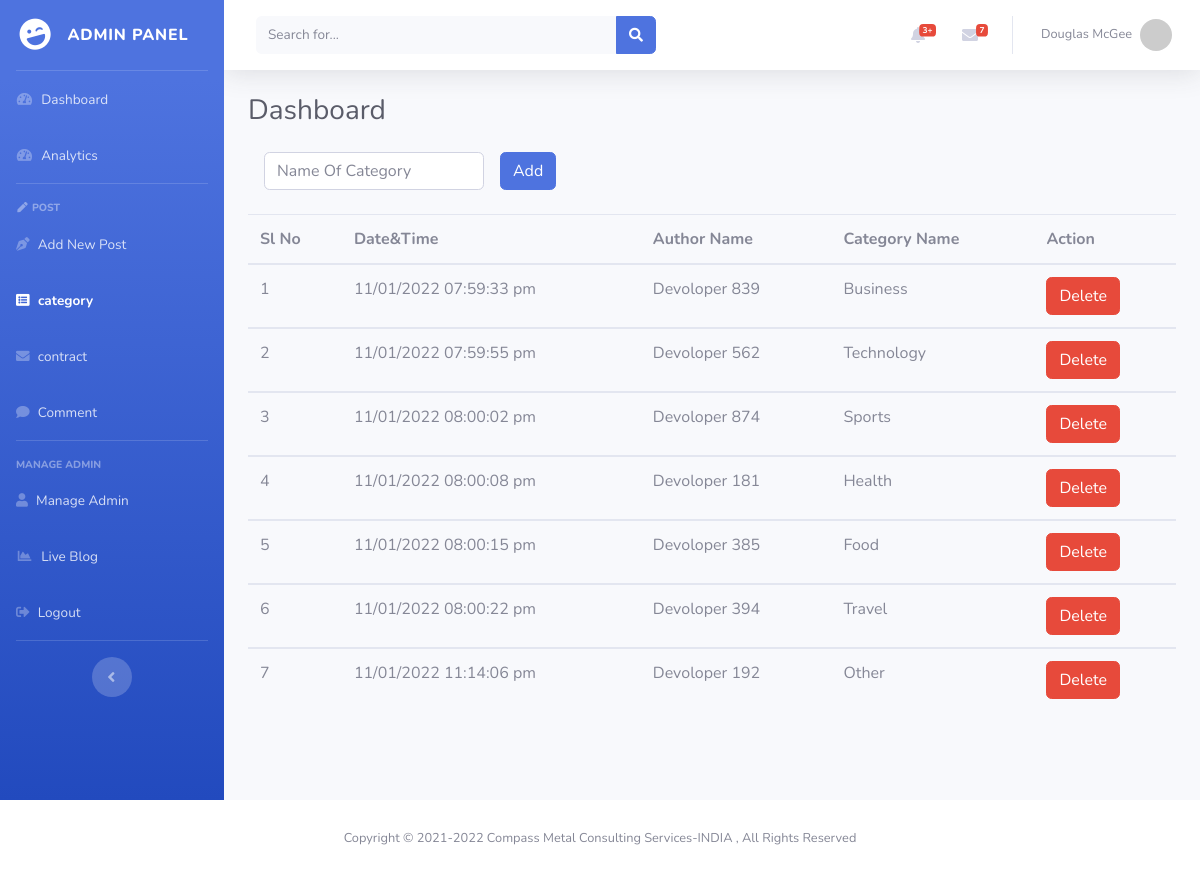
The page /admin/categories.php on the database as committed earlier.
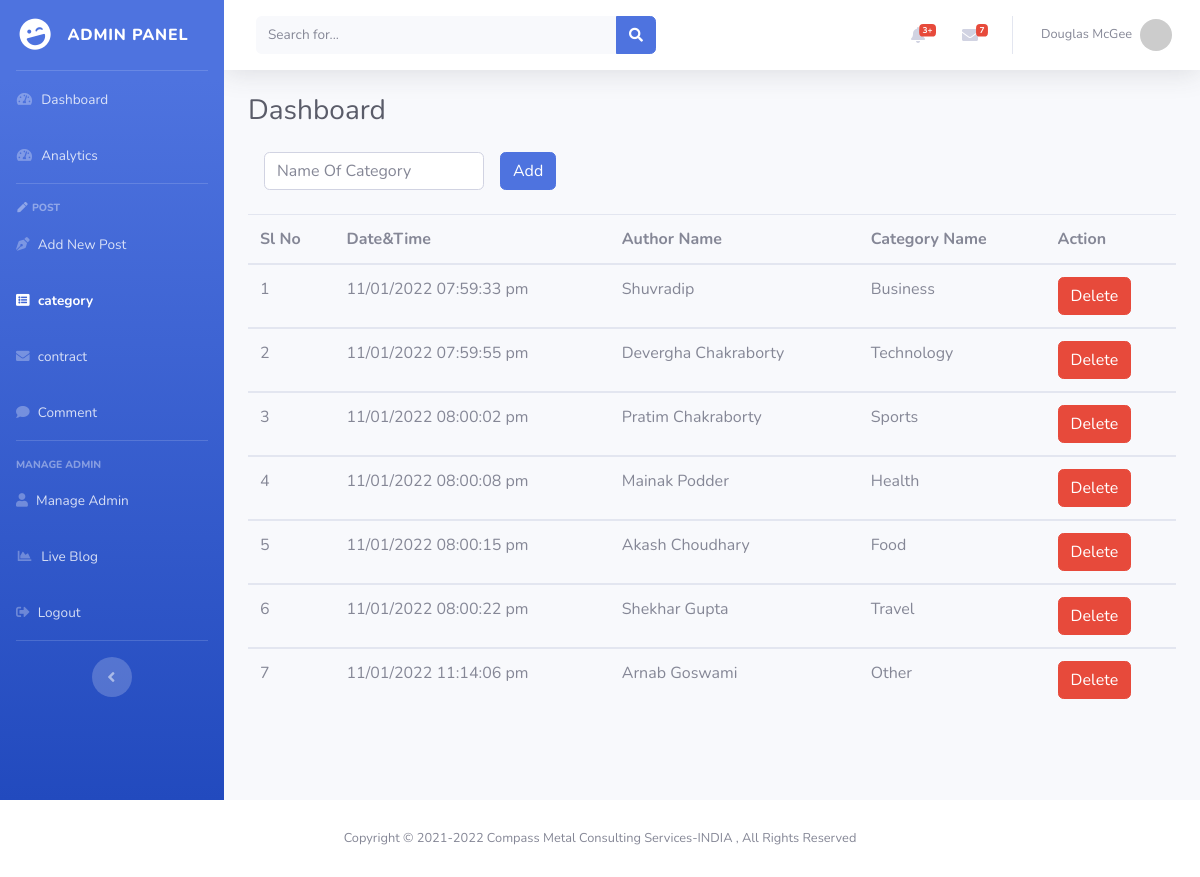
The same page on the database as committed later.
### tables this page shows
CREATE TABLE `categories` (
  `id` int(10) NOT NULL,
  `datetime` varchar(250) NOT NULL,
  `name` varchar(255) NOT NULL,
  `categoryname` varchar(255) NOT NULL
);

### admin/categories.php (the view, shortened to what this page needs)
<?php
$page = 'category';
require_once './partials/db.php';
require_once './partials/header.php';
?>
<body id="page-top">
    <div id="wrapper">
        <?php  require_once './partials/sidebar.php'; ?>
        <div id="content-wrapper" class="d-flex flex-column">
            <div id="content">
                <?php  require_once './partials/topbar.php'; ?>
                <div class="container-fluid">
                    <div class="d-sm-flex align-items-center justify-content-between mb-4">
                        <h1 class="h3 mb-0 text-gray-800">Dashboard</h1>
                    </div>
                    <form class="form-inline"
                        action="<?php echo $_SERVER['PHP_SELF'];?>"
                        method="POST">
                        <div class="form-group mx-sm-3 mb-2">
                            <input type="text" class="form-control" id="inputcat" name="categories"
                                placeholder="Name Of Category" autocomplete="off">
                        </div>
                        <button type="submit" name="submit" class="btn btn-primary mb-2">Add</button>
                    </form>
                    <?php  $sqlf = "SELECT * FROM categories";
                    $slno = 1;
            if ($res = mysqli_query($conn, $sqlf)) {
                if (mysqli_num_rows($res) > 0) {
                    echo "<table class=\"table\">";
                    echo "<thead>";
                    echo "<tr>";
                    echo "<th scope=\"col\">Sl No</th>";
                    echo "<th scope=\"col\">Date&Time</th>";
                    echo "<th scope=\"col\">Author Name</th>";
                    echo "<th scope=\"col\">Category Name</th>";
                    echo "<th scope=\"col\">Action</th>";
                    echo "</tr>";
                    echo "</thead>";
                    while ($row = mysqli_fetch_array($res)) {
                        $postid = $row['id'];
                        echo "<tbody>";
                        echo "<tr>";
                        echo "<td>".$slno."</td>";
                        echo "<td>".$row['datetime']."</td>";
                        echo "<td>".$row['name']."</td>";
                        echo "<td>".$row['categoryname']."</td>";
                        echo "<td>
                              <a href=\"deletecategory.php?cat=$postid\"
                                        class=\"btn btn-danger\" target=\"_blank\">
                                        Delete
                                    </a>
                              </td>";
                        echo "</tr>";
                        echo "</tbody>";
                        $slno++;
                    }
                    echo "</table>";
                } else {
                    echo "<p class=\"ml-3 text-center\">No matching records are found.</p>";
                }
            } else {
                echo "ERROR: Could not able to execute $sqlf. "
                                        .mysqli_error($conn);
            }
?>
                </div>
            </div>
            <?php  require_once './partials/footer.php';

### admin/partials/header.php (shortened to what this page needs)
<!DOCTYPE html>
<html lang="en">
<head>
    <link href="vendor/fontawesome-free/css/all.min.css" rel="stylesheet" type="text/css">
    <link href="css/sb-admin-2.css" rel="stylesheet">
    <link href="vendor/datatables/dataTables.bootstrap4.min.css" rel="stylesheet">
</head>

### admin/partials/sidebar.php
<ul class="navbar-nav bg-gradient-primary sidebar sidebar-dark accordion" id="accordionSidebar">
    <a class="sidebar-brand d-flex align-items-center justify-content-center" href="index.php">
        <div class="sidebar-brand-icon rotate-n-15">
            <i class="fas fa-laugh-wink"></i>
        </div>
        <div class="sidebar-brand-text mx-3">Admin Panel</div>
    </a>
    <hr class="sidebar-divider my-0">
    <li class="nav-item <?php if ($page=='dashboard') {
    echo 'active';
}?>">
        <a class="nav-link" href="dashboard.php">
            <i class="fas fa-fw fa-tachometer-alt"></i>
            <span>Dashboard</span></a>
    </li>
    <li class="nav-item <?php if ($page=='analytics') {
    echo 'active';
}?>">
        <a class="nav-link" href="analytics.php">
            <i class="fas fa-fw fa-tachometer-alt"></i>
            <span>Analytics</span>
        </a>
    </li>
    <hr class="sidebar-divider">
    <div class="sidebar-heading">
        <i class="fas fa-pen fa-fw"></i> Post
    </div>
    <li class="nav-item <?php if ($page=='newpost') {
    echo 'active';
}?>">
        <a class="nav-link" href="newpost.php">
            <i class="fas fa-pen-nib"></i>
            <span>Add New Post</span>
        </a>
    </li>
    <li class="nav-item <?php if ($page=='category') {
    echo 'active';
}?>">
        <a class="nav-link " href="categories.php">
            <i class="fa fa-list-alt"></i>
            <span>category</span></a>
    </li>
    <li class="nav-item <?php if ($page=='contact') {
    echo 'active';
}?>">
        <a class="nav-link " href="contract.php">
            <i class="fa fa-envelope" aria-hidden="true"></i>
            <span>contract</span></a>
    </li>
    <li class="nav-item <?php if ($page=='admin-comments') {
    echo 'active';
}?>">
        <a class="nav-link " href="admin-comments.php">
            <i class="fa fa-comment"></i>
            <span>Comment</span></a>
    </li>
    <hr class="sidebar-divider">
    <div class="sidebar-heading">
        Manage Admin
    </div>
    <li class="nav-item <?php if ($page=='MAdmin') {
    echo 'active';
}?>">
        <a class="nav-link" href="#">
            <i class="fa fa-user"></i>
            <span>Manage Admin</span></a>
    </li>
    <li class="nav-item">
        <a class="nav-link" target="_blank" href="http://localhost/blog/">
            <i class="fas fa-fw fa-chart-area"></i>
            <span>Live Blog</span></a>
    </li>
    <li class="nav-item">
        <a class="nav-link" href="logout.php">
            <i class="fas fa-sign-out-alt"></i>
            <span>Logout</span></a>
    </li>
    <hr class="sidebar-divider d-none d-md-block">
    <div class="text-center d-none d-md-inline">
        <button class="rounded-circle border-0" id="sidebarToggle"></button>
    </div>
</ul>

### admin/partials/topbar.php (shortened to what this page needs)
<?php
  function get_gravatar($email, $s = 80, $d = 'retro', $r = 'g', $img = false, $atts = array())
  {
      $url = 'https://www.gravatar.com/avatar/';
      $url .= md5(strtolower(trim($email)));
      $url .= "?s=$s&d=$d&r=$r";
      return $url;
  }
?>
<nav class="navbar navbar-expand navbar-light bg-white topbar mb-4 static-top shadow">
    <form class="d-none d-sm-inline-block form-inline mr-auto ml-md-3 my-2 my-md-0 mw-100 navbar-search">
        <div class="input-group">
            <input type="text" class="form-control bg-light border-0 small" placeholder="Search for..."
                aria-label="Search" aria-describedby="basic-addon2">
            <div class="input-group-append">
                <button class="btn btn-primary" type="button">
                    <i class="fas fa-search fa-sm"></i>
                </button>
            </div>
        </div>
    </form>
    <ul class="navbar-nav ml-auto">
        <li class="nav-item dropdown no-arrow mx-1">
            <a class="nav-link dropdown-toggle" href="#" id="alertsDropdown" role="button" data-toggle="dropdown"
                aria-haspopup="true" aria-expanded="false">
                <i class="fas fa-bell fa-fw"></i>
                <span class="badge badge-danger badge-counter">3+</span>
            </a>
        </li>
        <li class="nav-item dropdown no-arrow mx-1">
            <a class="nav-link dropdown-toggle" href="#" id="messagesDropdown" role="button" data-toggle="dropdown"
                aria-haspopup="true" aria-expanded="false">
                <i class="fas fa-envelope fa-fw"></i>
                <span class="badge badge-danger badge-counter">7</span>
            </a>
        </li>
        <li class="nav-item dropdown no-arrow">
            <a class="nav-link dropdown-toggle" href="#" id="userDropdown" role="button" data-toggle="dropdown"
                aria-haspopup="true" aria-expanded="false">
                <span class="mr-2 d-none d-lg-inline text-gray-600 small">Douglas McGee</span>
                <img class="img-profile rounded-circle"
                    src="<?= get_gravatar("atozhardwareconect@gmail.com"); ?>">
            </a>
        </li>
    </ul>
</nav>

### admin/partials/footer.php (shortened to what this page needs)
</div>
</div>
<footer class="sticky-footer bg-white">
    <div class="container my-auto">
        <div class="copyright text-center my-auto">
            <span>Copyright &copy; 2021-<?= date('Y') ?> Compass Metal
                Consulting Services-INDIA , All Rights Reserved</span>
        </div>
    </div>
</footer>
</body>
</html>
</body>
</html>

Rows that differ between the two databases and show on the page:
changed categories "Business": name "Devoloper 839" → "Shuvradip"
changed categories "Technology": name "Devoloper 562" → "Devergha Chakraborty"
changed categories "Sports": name "Devoloper 874" → "Pratim Chakraborty"
changed categories "Health": name "Devoloper 181" → "Mainak Podder"
changed categories "Food": name "Devoloper 385" → "Akash Choudhary"
changed categories "Travel": name "Devoloper 394" → "Shekhar Gupta"
changed categories "Other": name "Devoloper 192" → "Arnab Goswami"
